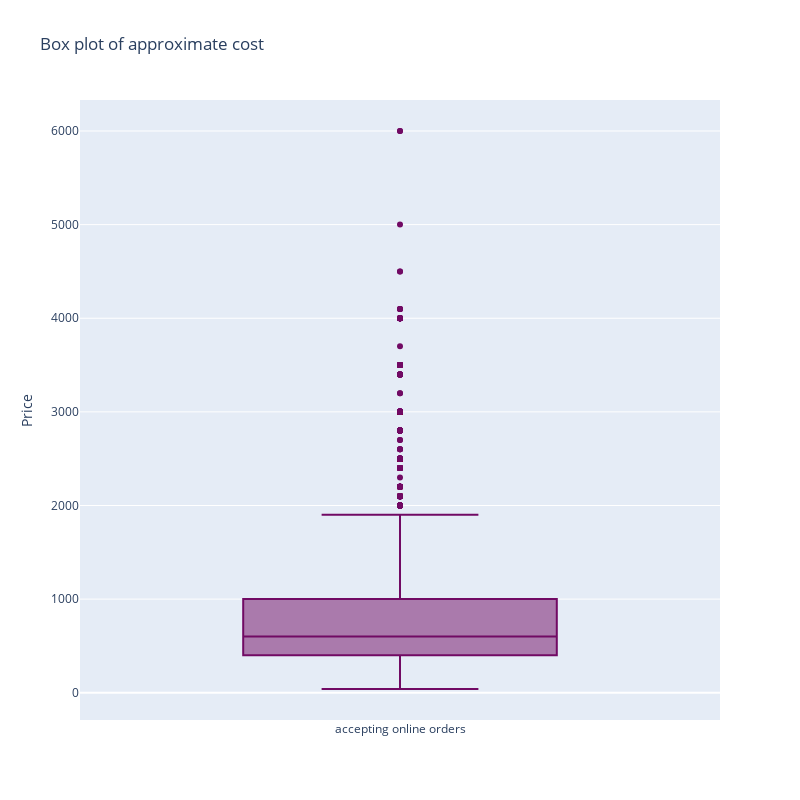

Notebook code for this chart:
### Markdown cell above
#### Distribuition of food cost for two people

### Code cell
trace0 = go.Box(y = df['cost'], name = 'accepting online orders',
              marker = dict(
        color = 'rgb(113, 10, 100)',
    ))
data = [trace0]
layout = go.Layout(title = 'Box plot of approximate cost',
                   width = 800, height = 800, yaxis = dict(title = 'Price'))
fig = go.Figure(data=data,layout=layout)
py.iplot(fig)

### Figure 1 — Plotly figure (JSON) as saved in the notebook; plotly's stock layout.template omitted (floating-point values rounded to 4 significant figures; data arrays with more than 128 entries replaced by an {"elided": "..."} marker saying what was removed)
{"data": [{"marker": {"color": "rgb(113, 10, 100)"}, "name": "accepting online orders", "type": "box", "y": {"elided": "23248 int values"}}], "layout": {"height": 800, "title": {"text": "Box plot of approximate cost"}, "width": 800, "yaxis": {"title": {"text": "Price"}}}}
